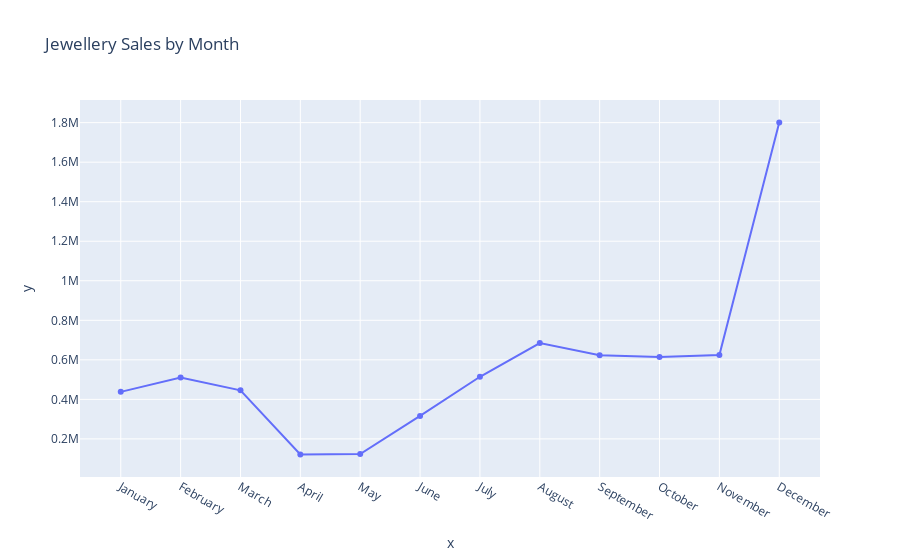

Source (notebook cell):
### Code cell
px.line(x=df2.index, y=df2['Price'], title='Jewellery Sales by Month', markers=True)

### Figure 1 — Plotly figure (JSON) as saved in the notebook; plotly's stock layout.template omitted (floating-point values rounded to 4 significant figures)
{"data": [{"hovertemplate": "x=%{x}<br>y=%{y}<extra></extra>", "legendgroup": "", "line": {"color": "#636efa", "dash": "solid"}, "marker": {"symbol": "circle"}, "mode": "lines+markers", "name": "", "orientation": "v", "showlegend": false, "type": "scatter", "x": ["January", "February", "March", "April", "May", "June", "July", "August", "September", "October", "November", "December"], "xaxis": "x", "y": [437900.0, 511000.0, 445700.0, 121500.0, 123700.0, 316000.0, 514300.0, 684800.0, 623300.0, 614000.0, 624000.0, 1800000.0], "yaxis": "y"}], "layout": {"legend": {"tracegroupgap": 0}, "title": {"text": "Jewellery Sales by Month"}, "xaxis": {"anchor": "y", "domain": [0, 1], "title": {"text": "x"}}, "yaxis": {"anchor": "x", "domain": [0, 1], "title": {"text": "y"}}}}
